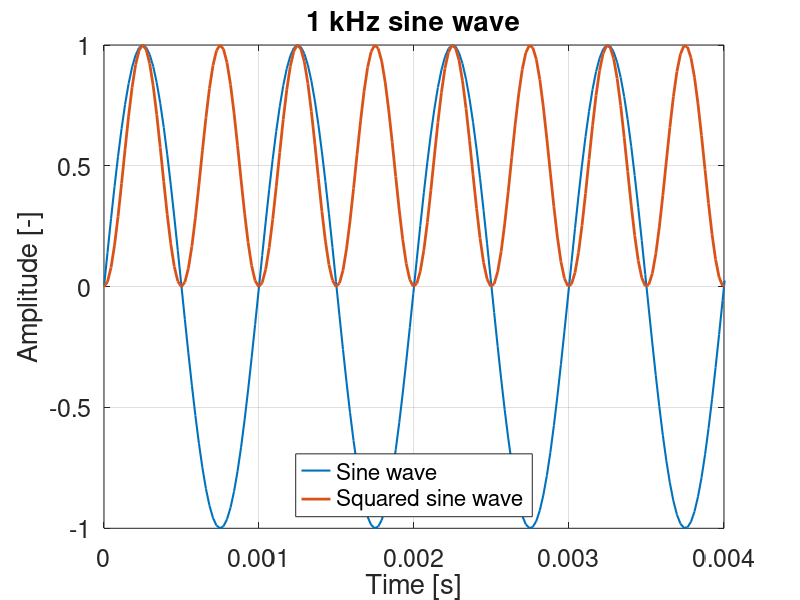

Recreate this plot in MATLAB. (Note: this script raises an error after producing the figure.)
%%%%%%%%%%%%%%%%%%%%%%%%%%%%%%%%%%%%%%%%%%%%%%%%%%%%%%%%%%%%%%%%%%%%%%%%%%%
% Sound pressure level calculations - Code example
%
% Part of the article ''MEMS digital microphone and Arduino compatible 
%  microcontroller: an embedded system for noise monitoring'' 
%  presented at Internoise 2021 (Washington DC).
%
% You should run cell by cell (ctrl + shift + enter) to visualize the RMS 
%  calculations step by step.
%
% Felipe Ramos de Mello, William D'Andrea Fonseca and Paulo Henrique Mareze
%
% 31/05/2021
%%%%%%%%%%%%%%%%%%%%%%%%%%%%%%%%%%%%%%%%%%%%%%%%%%%%%%%%%%%%%%%%%%%%%%%%%%%
%% Cleaning service
clear all; close all; clc;
%%%%%%%%%%%%%%%%%%%%%%%%%%%%%%%%%%%%%%%%%%%%%%%%%%%%%%%%%%%%%%%%%%%%%%%%%%%
%% Generating a sine wave

% Basic parameters
frequency = 1000;     % Frequency in Hertz
period = 1/frequency; % Period in seconds
w = 2*pi*frequency;   % Angular frequency (rad/s)
A = 1;                % Amplitude in Pascals (RMS value should be ~0.707)

% Audio parameters
fs = 44100;             % Sampling rate
duration = 10;          % In seconds
nSamples = fs*duration; % Number of samples

% Sound wave
timeVector = 0:1/fs:duration - 1/fs;
sineWave = A*sin(w*timeVector);

% Plot (4 periods)
figure('Name', 'sinewave', 'DefaultAxesFontSize', 18, 'OuterPosition', [100 100 1200 750])
plot(timeVector, sineWave, 'LineWidth', 1.5); hold on;

title('1 kHz sine wave')
xlabel('Time [s]');
ylabel('Amplitude [-]');
legend('Sine wave', 'location', 'south');

xlim([0, period*4]);
grid on;
%%%%%%%%%%%%%%%%%%%%%%%%%%%%%%%%%%%%%%%%%%%%%%%%%%%%%%%%%%%%%%%%%%%%%%%%%%%
%% RMS calculation - Pt 1

% First we square all samples
sineWaveSquared = sineWave.^2;

plot(timeVector, sineWaveSquared, 'LineWidth', 2); hold on;
legend('Sine wave', 'Squared sine wave', 'location', 'south');

%% RMS calculation - Pt 2

% Next we calculate the mean of the square values
meanSquare = sum(sineWaveSquared)/nSamples;

yline(meanSquare, '--', 'LineWidth', 2);
legend('Sine wave', 'Squared sine wave', sprintf('Mean of the squared sine wave: %.3f', meanSquare),...
    'location', 'south');

%% RMS calculation - Pt 3

% Finally, we apply the square root
rootMeanSquare = sqrt(meanSquare);

yline(rootMeanSquare, 'Color', 'g', 'LineWidth', 4); hold on;
legend('Sine wave', 'Squared sine wave', sprintf('Mean of the squared sine wave: %.3f', meanSquare),...
    sprintf('Root mean square value: %.3f', rootMeanSquare), 'location', 'south');
%%%%%%%%%%%%%%%%%%%%%%%%%%%%%%%%%%%%%%%%%%%%%%%%%%%%%%%%%%%%%%%%%%%%%%%%%%%
%% SPL of the sine wave

% With the RMS value, one can calculate the SPL by the equation
% 20*log10(Prms/Pref), with Pref = 2e-5 Pa.

p_ref = 2e-5; % Reference pressure in Pascals
SPL = 20*log10(rootMeanSquare/p_ref); % Sound Pressure Level
plot(NaN, NaN, 'color', 'w');
legend('Sine wave', 'Squared sine wave', sprintf('Mean of the squared sine wave: %.3f', meanSquare),...
    sprintf('Root mean square value: %.3f', rootMeanSquare),...
    sprintf('SPL: %.3f dB', SPL), 'location', 'south');
%%%%%%%%%%%%%%%%%%%%%%%%%%%%%%%%%%%%%%%%%%%%%%%%%%%%%%%%%%%%%%%%%%%%%%%%%%%
%% Clear everything for the next task

clear all; close all; clc;
%%%%%%%%%%%%%%%%%%%%%%%%%%%%%%%%%%%%%%%%%%%%%%%%%%%%%%%%%%%%%%%%%%%%%%%%%%%
%% SPL calculations for a complex sound

% Let's create a special signal and learn how to calculate SPL values such
% as LZeq, LAeq, LCeq, Lpeak, and so on. Our signal is a broadband sound
% comprised of 6 parts, each one with a diferent level.

% Audio parameters
signalGeneration.duration = 5; % Duration of each part in seconds
fs = 44100;   % Sampling rate
signalGeneration.nSamples = fs*signalGeneration.duration;
timeVector = 0:1/fs:30-1/fs;

% Energies for each part of the signal
signalGeneration.A1 = 0.10; % RMS value for the first part
signalGeneration.A2 = 0.60; % RMS value for the second part
signalGeneration.A3 = 1.00; % RMS value for the third part
signalGeneration.A4 = 0.70; % RMS value for the fourth part
signalGeneration.A5 = 0.30; % RMS value for the fifth part
signalGeneration.A6 = 0.01; % RMS value for the sixth part

% Creating 6 broadband signals with diferent amplitudes
signalGeneration.pt1 = signalGeneration.A1*randn(signalGeneration.nSamples, 1);
signalGeneration.pt2 = signalGeneration.A2*randn(signalGeneration.nSamples, 1);
signalGeneration.pt3 = signalGeneration.A3*randn(signalGeneration.nSamples, 1);
signalGeneration.pt4 = signalGeneration.A4*randn(signalGeneration.nSamples, 1);
signalGeneration.pt5 = signalGeneration.A5*randn(signalGeneration.nSamples, 1);
signalGeneration.pt6 = signalGeneration.A6*randn(signalGeneration.nSamples, 1);

signal = [signalGeneration.pt1; signalGeneration.pt2; signalGeneration.pt3;...
    signalGeneration.pt4; signalGeneration.pt5; signalGeneration.pt6];

% Visualization
figure('Name', 'Complex Signal', 'DefaultAxesFontSize', 18, 'OuterPosition', [100 100 1200 750]);
plot(timeVector, signal);

xlabel('Time [s]');
ylabel('Amplitude [Pa]');
title('Broadband random noise');

grid on;

% Uncomment to listen - check out for your system's volume!
% sound(signal/max(abs(signal)), fs); % The signal was normalized
%%%%%%%%%%%%%%%%%%%%%%%%%%%%%%%%%%%%%%%%%%%%%%%%%%%%%%%%%%%%%%%%%%%%%%%%%%%
%% Equivalent continuous sound pressure level (Leq), peak values and time weighted SPL

% First, lets create two filter objects in order to apply the frequency
% weightings A and C
A_weighting = weightingFilter('A-weighting', fs);
C_weighting = weightingFilter('C-weighting', fs);

% Filters visualization (uncomment to see their frequency responses)
% A_weighting.visualize;
% C_weighting.visualize;

% Time weighting filters
fastWeighting = timeWeighting('Fast', fs);
slowWeighting = timeWeighting('Slow', fs);

% Now apply the frequency weightings to the signal
signal_A = A_weighting(signal);
signal_C = C_weighting(signal);

% For time weighted SPL we must apply the time weighting filters to the
% frequency weighted squared signal
signal_A_fast = fastWeighting(signal_A.^2);
signal_C_fast = fastWeighting(signal_C.^2);
signal_Z_fast = fastWeighting(signal.^2);

signal_A_slow = slowWeighting(signal_A.^2);
signal_C_slow = slowWeighting(signal_C.^2);
signal_Z_slow = slowWeighting(signal.^2);

% Next we calculate the RMS values for each signal (for Leq values)
Prms_A = rms(signal_A);
Prms_C = rms(signal_C);
Prms_Z = rms(signal);

% Finally, we calculate the Leq and time-weighted SPL
p_ref = 2e-5;
LAeq = 20*log10(Prms_A/p_ref);
LCeq = 20*log10(Prms_C/p_ref);
LZeq = 20*log10(Prms_Z/p_ref);

% Fast
LAF = 10*log10(signal_A_fast/p_ref.^2); % Remember that the signal_A_fast is already squared
LCF = 10*log10(signal_C_fast/p_ref.^2);
LZF = 10*log10(signal_Z_fast/p_ref.^2);
% Slow
LAS = 10*log10(signal_A_slow/p_ref.^2); % Remember that the signal_A_fast is already squared
LCS = 10*log10(signal_C_slow/p_ref.^2);
LZS = 10*log10(signal_Z_slow/p_ref.^2);

% Maximum time-weighted SPL values
LAFmax = max(LAF); LCFmax = max(LCF); LZFmax = max(LZF);
LASmax = max(LAS); LCSmax = max(LCS); LZSmax = max(LZS);

% Time-weighted spl plot 
figure('Name', 'Complex Signal', 'DefaultAxesFontSize', 18, 'OuterPosition', [100 100 1200 750]);
plot(timeVector, LAF, 'LineWidth', 2); hold on;
plot(timeVector, LAS, 'LineWidth', 2);

xlabel('Time [s]');
ylabel(['SPL [dB ref. 20 ' char(181) 'Pa]']);
title('Time-weighted SPL for the broadband random noise');
legend('Fast-weighted', 'Slow-weighted', 'location', 'south', 'NumColumns', 2);

grid on;

clc;
fprintf('Equivalent continuous sound pressure levels:\n');
% Print Leq values
fprintf('\nLAeq = %.2f dB\nLCeq = %.2f dB\nLZeq = %.2f dB\n', LAeq, LCeq, LZeq);

fprintf('\nTime-weighted maximum SPL:\n');
% Print LFmax and LSmax values
fprintf(['\nLAFmax = %.2f dB\tLASmax = %.2f dB\n',....
    'LCFmax = %.2f dB\tLCSmax = %.2f dB\n',...
    'LZFmax = %.2f dB\tLZSmax = %.2f dB\n'], LAFmax, LASmax,...
    LCFmax, LCSmax, LZFmax, LZSmax);

fprintf('\nPeak SPL:\n');
% For peak values we seek for the maximum values of each signal
Peak_A = max(abs(signal_A));
Peak_C = max(abs(signal_C));
Peak_Z = max(abs(signal));

% Lpeak values
LApeak = 20*log10(Peak_A/p_ref);
LCpeak = 20*log10(Peak_C/p_ref);
LZpeak = 20*log10(Peak_Z/p_ref);

% Print peak values
fprintf('\nLApeak = %.2f dB\nLCpeak = %.2f dB\nLZpeak = %.2f dB\n', LApeak, LCpeak, LZpeak);
%%%%%%%%%%%%%%%%%%%%%%%%%%%%%%%%%%%%%%%%%%%%%%%%%%%%%%%%%%%%%%%%%%%%%%%%%%%
%% Equivalent continous sound pressure level integrated over a period T

% Leq can be calculated for different integration period. Here we will see
% how to do this and how to retrieve the Leq for the whole measurement.

T = 5; % Integration period in seconds (you can change this value and see how it affects the calculations)
samplesPerIntegration = T*fs; % Number of samples in T seconds

% Counters
sampleCounter1 = 1; % First sample index
sampleCounter2 = samplesPerIntegration; % Last sample index
i = 1; % numLogs counter
numLogs = floor(length(signal)/samplesPerIntegration); % Total averages

% Pre allocation of the Leq vectors
LAeq_T = zeros(numLogs, 1);
LCeq_T = zeros(numLogs, 1);
LZeq_T = zeros(numLogs, 1);

% Block calculations
while sampleCounter1 < length(signal)
    
    % Chunk of the signals (T seconds long)
    chunk_A = signal_A(sampleCounter1:sampleCounter2);
    chunk_C = signal_C(sampleCounter1:sampleCounter2);
    chunk_Z = signal(sampleCounter1:sampleCounter2);
    
    % Leq for each chunk
    LAeq_T(i) = 20*log10(rms(chunk_A)/p_ref);
    LCeq_T(i) = 20*log10(rms(chunk_C)/p_ref);
    LZeq_T(i) = 20*log10(rms(chunk_Z)/p_ref);
    
    % Update the counters
    sampleCounter1 = sampleCounter2 + 1;
    sampleCounter2 = sampleCounter2 + samplesPerIntegration;
    i = i + 1;
    
end

% Calculation of the global values (for the whole measurement)
LAeq_global = 10*log10(mean(10.^(LAeq_T/10)));
LCeq_global = 10*log10(mean(10.^(LCeq_T/10)));
LZeq_global = 10*log10(mean(10.^(LZeq_T/10)));

% Visualization
figure('Name', 'Leq_T', 'DefaultAxesFontSize', 18, 'OuterPosition', [100 100 1200 750]);

stairs(timeVector(1:samplesPerIntegration:end), LAeq_T, 'LineWidth', 2); hold on;
stairs(timeVector(1:samplesPerIntegration:end), LCeq_T, 'LineWidth', 2); hold on;
stairs(timeVector(1:samplesPerIntegration:end), LZeq_T, 'LineWidth', 2); hold on;
plot(NaN, NaN, 'color', 'w'); hold on;
plot(NaN, NaN, 'color', 'w'); hold on;
plot(NaN, NaN, 'color', 'w'); hold on;

title(sprintf('Leq integrated every %.1f seconds', T));
xlabel('Time [s]');
ylabel(['SPL [dB ref. 20' char(181) 'Pa]']);

legend('LAeq,T', 'LCeq,T', 'LZeq,T' ,...
    sprintf('LAeq: %.2f dB', LAeq_global) , sprintf('LCeq: %.2f dB', LCeq_global),...
    sprintf('LZeq: %.2f dB', LZeq_global),...
    'NumColumns', 2, 'Location', 'South');

grid on;

% Comparison between the block calculations and calculations for the whole
% signal
clc;
fprintf('Equivalent continuous SPL calculated for the whole signal:\n');
% Print Leq values
fprintf('\nLAeq = %.2f dB\nLCeq = %.2f dB\nLZeq = %.2f dB\n', LAeq, LCeq, LZeq);

fprintf('\nEquivalent continuous SPL calculated in blocks:\n');
% Print Leq values
fprintf('\nLAeq = %.2f dB\nLCeq = %.2f dB\nLZeq = %.2f dB\n', LAeq_global, LCeq_global, LZeq_global);

fprintf('\n It seems that everything went alright! The values must be the same.\n');
fprintf('\nYou should try change the integration time and see how it goes...\n');
%%%%%%%%%%%%%%%%%%%%%%%%%%%%%%%%%%%%%%%%%%%%%%%%%%%%%%%%%%%%%%%%%%%%%%%%%%%
%% Changing the integration period

% We calculated the Leq values for a integration period of 5s. However, if
% you want to change the period, it is possible by the following method.
% Let's try for a 10s period.

new_T = 10;
ratio = new_T/T;
new_numLogs = numLogs/ratio;
new_Leq = zeros(new_numLogs, 1);
k = 1;

for j = 1:new_numLogs
    new_Leq(j) = 10*log10(mean(10.^(LZeq_T(k:k+1)/10)));
    k = k + 2;
end

% Now let's compare with the Leq for T = 5s

figure('Name', 'Leq_T', 'DefaultAxesFontSize', 18, 'OuterPosition', [100 100 1200 750]);

stairs([timeVector(1:samplesPerIntegration:end) max(timeVector)], [LZeq_T; LZeq_T(end)], 'LineWidth', 2); hold on;
stairs([timeVector(1:samplesPerIntegration*2:end) max(timeVector)], [new_Leq; new_Leq(end)], 'LineWidth', 2); hold on;

title(sprintf('Leq integrated every %.1f and %.1f seconds', T, new_T));
xlabel('Time [s]');
ylabel(['SPL [dB ref. 20' char(181) 'Pa]']);

legend('LZeq,5', 'LZeq,10',...
    'NumColumns', 2, 'Location', 'South');

grid on;
%%%%%%%%%%%%%%%%%%%%%%%%%%%%%%%%%%%%%%%%%%%%%%%%%%%%%%%%%%%%%%%%%%%%%%%%%%%
%% Leq in octave bands

% first we generate our filter bank
n = 1; % Fractional octave bands number (1/n) - you should try 1 or 3
freqRange = [15, 20000];
[filterBank, Fc] = octaveFilterBank(n, fs, freqRange); % 1/n, sample rate and frequency range

% Pre-allocation for the filtered signals
octA = zeros(length(signal), length(Fc));
octC = zeros(length(signal), length(Fc));
octZ = zeros(length(signal), length(Fc));

% Next we apply the filters to our frequency-weighted signals
for j = 1:length(Fc)
    octA(:, j) = filterBank{j}(signal_A);
    release(filterBank{j});
    octC(:, j) = filterBank{j}(signal_C);
    release(filterBank{j});
    octZ(:, j) = filterBank{j}(signal);
    release(filterBank{j})
end

% Now we calculate the SPL for each band
LAoct = 20*log10(rms(octA)/p_ref);
LCoct = 20*log10(rms(octC)/p_ref);
LZoct = 20*log10(rms(octZ)/p_ref);

% String for the frequency ticks
switch n
    case 1
        str = {'16', '32', '63', '125', '250', '500', '1000', '2000', '4000', '8000', '16000'};
        x = 1:length(Fc);
    case 3
        str = {'16', '32', '63', '125', '250', '500', '1000', '2000', '4000', '8000', '16000', '20000'};
        x = 1:3:length(Fc) + 3;
end

% Visualization
figure('Name', 'Octave', 'DefaultAxesFontSize', 18, 'OuterPosition', [100 100 1200 750]);

bar([LAoct' LCoct' LZoct']);
xticks(x); xticklabels(str);

title(sprintf('Equivalent continuous SPL in 1/%.0f octave bands', n))
xlabel('Frequency bands [Hz]');
ylabel(['SPL [dB ref. 20 ' char(181) 'Pa]'])
legend('A-weighted', 'C-weighted', 'Z-weighted', 'location', 'south', 'NumColumns', 3)

grid on;
%%%%%%%%%%%%%%%%%%%%%%%%%%%%%%%%%%%%%%%%%%%%%%%%%%%%%%%%%%%%%%%%%%%%%%%%%%%
%% Comparison between Leq calculated for the whole signal, in blocks, and 
%   by the sum of octave bands

LAeq_oct_global = 10*log10(sum(10.^(LAoct/10)));
LCeq_oct_global = 10*log10(sum(10.^(LCoct/10)));
LZeq_oct_global = 10*log10(sum(10.^(LZoct/10)));

clc;
fprintf('Equivalent continuous SPL calculated for the whole signal:\n');
% Print Leq values
fprintf('\nLAeq = %.2f dB\nLCeq = %.2f dB\nLZeq = %.2f dB\n', LAeq, LCeq, LZeq);

fprintf('\nEquivalent continuous SPL calculated in blocks:\n');
% Print Leq values
fprintf('\nLAeq = %.2f dB\nLCeq = %.2f dB\nLZeq = %.2f dB\n', LAeq_global, LCeq_global, LZeq_global);

fprintf('\nEquivalent continuous SPL calculated by the sum of octave bands:\n');
% Print Leq values
fprintf('\nLAeq = %.2f dB\nLCeq = %.2f dB\nLZeq = %.2f dB\n', LAeq_oct_global, LCeq_oct_global, LZeq_oct_global);

fprintf('\nIt seems that everything went alright! The values shloud be around the same.\n');
%%%%%%%%%%%%%%%%%%%%%%%%%%%%%%%%%%%%%%%%%%%%%%%%%%%%%%%%%%%%%%%%%%%%%%%%%%%
%% Cleaning service 

clear all; clc; close all;
%%%%%%%%%%%%%%%%%%%%%%%%%%%%%%%%%%%%%%%%%%%%%%%%%%%%%%%%%%%%%%%%%%%%%%%%%%%
%% Spectrum and fractional octave band analysis

% It should be noted that, in this case, the octave bands SPL are equal to
% the Leq for the whole signal. Furthermore, the octave band levels increses
% across the frequency due to the fact that they are the level sum for all
% frequencies inside the band. Ultimately, the sum of each band and the sum
% of the whole spectrum should return around the same value.

fs = 44100;   % Sample rate
p_ref = 2e-5; % Reference pressure

% Octave filter banks
[filterBank1, fc1] = octaveFilterBank(1, fs, [10, 20000]);
[filterBank3, fc3] = octaveFilterBank(3, fs, [10, 20000]);

% Generates a simple white noise (5 seconds long)
signal = wgn(fs*5, 1, 1);

% Octave filtering
Loct1 = zeros(length(fc1), 1);
Loct3 = zeros(length(fc3), 1);

for j = 1:length(fc1)
    dummy = filterBank1{j}(signal);
    Loct1(j) = 20*log10(rms(dummy)/p_ref);
end
   
for j = 1:length(fc3)
    dummy = filterBank3{j}(signal);
    Loct3(j) = 20*log10(rms(dummy)/p_ref);
end
 
% Single sided power spectrum estimation using fft
NFFT = length(signal); % Number of fft points
Y = fft(signal, NFFT); % FFT calculation
Y = sqrt(2).*Y/NFFT; % Amplitude adjustment (rms value)
Y = Y.*conj(Y); % Magnitude calculation
Y = Y(1:NFFT/2+1); % Select just the positive frequencies

freqVector = (fs/NFFT)*(0:NFFT/2); % Frequency vector -> (NFFT/fs) is the resolution in frequency domain
LP = 10*log10(Y/p_ref.^2);    % Calculates SPL for the spectrum 

% Calculates the edge frequencies for the octave band filters
G = 10^(3/10);
fc_stairs1 = fc1*(G^(-1/(2*1)));
fc_stairs1 = [fc_stairs1 fc1(end)*(G^(1/(2*1)))];
fc_stairs3 = fc3*(G^(-1/(2*3)));
fc_stairs3 = [fc_stairs3 fc3(end)*(G^(1/(2*3)))];

figure('Name', 'Spectrum', 'DefaultAxesFontSize', 18, 'OuterPosition', [0 100 1500 750]);

semilogx(freqVector, LP, 'LineWidth', 1.5); hold on;
stairs(fc_stairs1, [Loct1; Loct1(end)], 'LineWidth', 1.5, 'marker', 'd');
stairs(fc_stairs3, [Loct3; Loct3(end)], 'LineWidth', 1.5, 'marker', 'o');

xlim([11.22 20e3])

title('Spectrum SPL, 1/1 octave bands SPL and 1/3 octave bands SPL');
ylabel(['SPL [dB ref. 20 ' char(181) 'Pa]'])
xlabel('Frequency [Hz]');

legend('Spectrum', '1/1 octave bands', '1/3 octave bands', 'NumColumns', 3, 'location', 'south');

grid on;

Lspectrum_global = 10*log10(sum(10.^(LP/10)));
Loct1_global = 10*log10(sum(10.^(Loct1/10)));
Loct3_global = 10*log10(sum(10.^(Loct3/10)));
%%%%%%%%%%%%%%%%%%%%%%%%%%%%%%%%%%%%%%%%%%%%%%%%%%%%%%%%%%%%%%%%%%%%%%%%%%%
%% SPL vs Leq vs Time domain

% With sound level meter it is possible to assess both SPL and Leq values.
% The difference is that the first is usually time-weighted and used to
% display values at the screen, as well as for Lmax calcultions 
% (some normatives use this parameter to caraterize impulsive sounds). 
% The second is the most used parameter and
% evaluates the sound pressure level over a integration period, T. 

% A Sound Level Meter usually display time-weighted SPL at a 1s update rate
% by default. However, internally it is calculating the SPL for each sample
% that is captured by the microphone. In parallel, it evaluates Leq
% values integrated over a period defined by the user (common values are
% 1s, 10s, 30s, 60s, 10min, 1h) and stores them each time a new value is
% available. Here we try to emulate this for smaller periods. We are
% considering:
%
%   1 - Instant time-weighted SPL calculated for each sample;
%   2 - LZfast (time-weighted SPL) updated every 0.125s;
%   3 - LZeq integrated over 0.5s.

filter = timeWeighting('Fast', fs);

signal = [wgn(fs*0.2, 1, 0.001); wgn(fs*0.3, 1, 1); wgn(fs*0.2, 1, 0.003); wgn(fs*0.4, 1, 0.00001);...
          wgn(fs*0.4, 1, 0.7); wgn(fs*0.5, 1, 3); wgn(fs*0.5, 1, 0.00001);...
          wgn(fs*0.2, 1, 0.001); wgn(fs*0.3, 1, 1); wgn(fs*0.2, 1, 0.00003); wgn(fs*0.4, 1, 0.02);...
          wgn(fs*0.4, 1, 0.3); wgn(fs*0.5, 1, 0.015); wgn(fs*0.5, 1, 1)]; 

timeVector = 0:1/fs:length(signal)/fs - 1/fs;
SPL = 10*log10(filter(signal.^2)/p_ref.^2);

% Leq over a integration period T
T = 0.5; % Integration period in seconds (you can change this value and see how it affects the calculations)
samplesPerIntegration = T*fs; % Number of samples in T seconds

% Counters
sampleCounter1 = 1; % First sample index
sampleCounter2 = samplesPerIntegration; % Last sample index
i = 1; % numLogs counter
numLogs = floor(length(signal)/samplesPerIntegration); % Total averages

% Pre allocation of the Leq vector
Leq_T = zeros(numLogs, 1);
timeLeq = zeros(numLogs, 1);

while sampleCounter1 < length(signal)
    
    % Chunk of the signals (T seconds long)
    chunk_Z = signal(sampleCounter1:sampleCounter2);
    
    % Leq for each chunk
    Leq_T(i) = 20*log10(rms(chunk_Z)/p_ref);
    
    timeLeq(i) = timeVector(sampleCounter1) + T;
    
    % Update the counters
    sampleCounter1 = sampleCounter2 + 1;
    sampleCounter2 = sampleCounter2 + samplesPerIntegration;
    i = i + 1;
    
end

figure('Name', 'Figure', 'DefaultAxesFontSize', 18, 'OuterPosition', [100 100 1200 750]);

plot(timeVector, SPL, 'LineWidth', 2); hold on;
stairs(timeLeq, Leq_T, 'LineWidth', 2); hold on;
plot(timeVector(1:floor(0.125*fs):end), SPL(1:floor(0.125*fs):end), '*', 'LineWidth', 8);

title('Instant SPL, LZ_{fast} and LZ_{eq} for a random signal')
xlabel('Time [s]');
ylabel(['SPL [dB ref. 20 ' char(181) 'Pa]'])
legend('Instant fast-weighted SPL', 'LZ_{fast} evaluated every 0.125 seconds', 'LZ_{eq} integrated over 0.5 seconds');

ylim([93, 98])
grid on;
%%%%%%%%%%%%%%%%%%%%%%%%%%%%%%%%%%%%%%%%%%%%%%%%%%%%%%%%%%%%%%%%%%%%%%%%%%%
%% Functions
function [filterBank, Fc] = octaveFilterBank(n, fs, freqRange)

% Defines fractional octave bands
switch n
    case 1
        bandwidth = '1 Octave';
        N = 10; %10
    case 3
        bandwidth = '1/3 Octave';
        N = 10; %10
end

Fc = centerFreqsCalculator(n, freqRange);
Fc(Fc > freqRange(2)) = [];
Fc(Fc < freqRange(1)) = [];
Nfc = length(Fc); % Number of pass-band filters to be generated
filterBank = cell(1,Nfc); % Cell to store the filters

% Generates de octave filter bank based on the freqRange and center
% frequencies
for i = 1:Nfc   
    if Fc(i) < 16e3 
        filterBank{i} = octaveFilter('FilterOrder', N,...
            'CenterFrequency', Fc(i), 'Bandwidth', bandwidth, ...
            'SampleRate', fs);
    else
        filterBank{i} = octaveFilter('FilterOrder', N,...
            'CenterFrequency', Fc(i), 'Bandwidth', bandwidth, ...
            'SampleRate', fs);
        filterBank{i}.Oversample = true; % Para evitar problemas em frequências próximas a fs/2
    end    
end

end
%%%%%%%%%%%%%%%%%%%%%%%%%%%%%%%%%%%%%%%%%%%%%%%%%%%%%%%%%%%%%%%%%%%%%%%%%%%
% Calculates octave bands centre frequencies based on ANSI S1.11-2004
function Fc = centerFreqsCalculator(n, freqRange)

% Base used for calculations 
G = 10^(3/10); % base 10
% G = 2; % Base 2

k = 1; % Counter
Fmax = 0; % Verifies if frequency reached the maximum
Fc = zeros(1, 500); % Stores the centre frequencies

% Calculations described on ANSI S1.11-2004
if rem(n, 2)~=0
    while Fmax < freqRange(2)
        Fc(k) = 1000*(G^((k-30)/n));
        k = k+1;
        Fmax = max(Fc);
    end

else
    while Fmax < freqRange(2)
        Fc(k) = 1000*(G^((2*k-59)/(2*n)));
        k = k+1;
        Fmax = max(Fc);
    end    
end    

% For the lowest frequencies
Fant = Fc(1);
Fc2 = zeros(1, 500);
k = 1;

while Fant > freqRange(1)
    Fc2(k) = Fant/(G^(1/n));
    Fant = Fc2(k);
    k = k+1;
end

Fc = [sort(Fc2) Fc];

end
%%%%%%%%%%%%%%%%%%%%%%%%%%%%%%%%%%%%%%%%%%%%%%%%%%%%%%%%%%%%%%%%%%%%%%%%%%%
% Time weighting filters for SPL calculations
function filter = timeWeighting(type, fs)

if strcmp(type, 'Fast')
        
    timeConstant = 0.125; % Time constant TAU
    b = 1/(timeConstant*fs); % Filter coeficients
    a = [1 -exp(-1/(timeConstant*fs))]; % Filter coeficients
    [sos, g] = tf2sos(b, a); % SOS matrix for the biquad filter
    
    filter = dsp.BiquadFilter; % Generate a biquad filter
    filter.SOSMatrix = sos; % Sets the filter's SOS matrix
    filter.ScaleValues = [1 g]; % Adjusts the filter's gain
    
elseif strcmp(type, 'Slow')
       
    timeConstant = 1; % Slow
    b = 1/(timeConstant*fs); % Filter coeficients
    a = [1 -exp(-1/(timeConstant*fs))]; % Filter coeficients
    [sos, g] = tf2sos(b, a); % SOS matrix for the biquad filter
    
    filter = dsp.BiquadFilter; % Generate a biquad filter
    filter.SOSMatrix = sos; % Sets the filter's SOS matrix
    filter.ScaleValues = [1 g]; % Adjusts the filter's gain
    
end

end
%%%%%%%%%%%%%%%%%%%%%%%%%%%%%%%%%%%%%%%%%%%%%%%%%%%%%%%%%%%%%%%%%%%%%%%%%%%
%%%%%%%%%%%%%%%%%%%%%%%%%%%%%%%%%%%%%%%%%%%%%%%%%%%%%%%%%%%%%%%%%%%%%%%%%%%
% EOF
